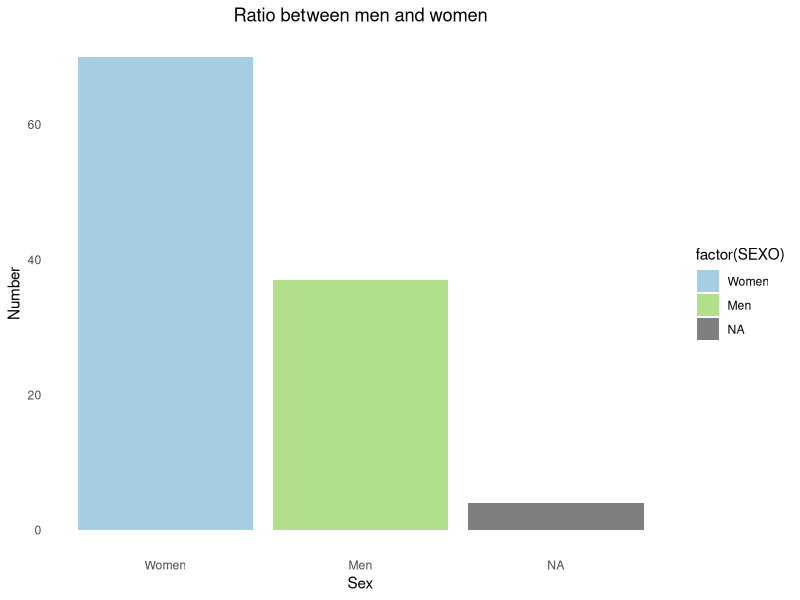

Write R code to recreate this figure. (Note: this script raises an error after producing the figure.)
## ---- chunk 1
require(readxl)
require(knitr)
require(dplyr)
require(ggplot2)
require(viridis)
## ---- chunk 2
adhd_df <- read_excel(path = "data/ADHD_MC.xlsx")
adhd_df
kable(adhd_df)
## ---- chunk 3
#Missing values from the adhd_df
nrow(adhd_df)
sum(is.na(adhd_df))
last_cols <- adhd_df[c('cubost','TMTAz','TMTBz')]
colSums(is.na(last_cols))
## ---- chunk 4
str(adhd_df)
## ---- chunk 5
clean_df <- adhd_df %>% select(-33)
clean_df
kable(clean_df)
## ---- chunk 6
pastel_colors <- c("#A6CEE3", "#B2DF8A")
labels <- c("Women", "Men")
ggplot(clean_df, aes(x = factor(SEXO), fill = factor(SEXO))) +
  geom_bar() +
  labs(title = "Ratio between men and women", x = "Sex", y = "Number") +
  scale_x_discrete(labels = c("Women", "Men")) +
  scale_fill_manual(values = pastel_colors, labels = labels) +
  theme_minimal() +
  theme(
    plot.title = element_text(hjust = 0.5),
    panel.grid.major = element_blank(),
    panel.grid.minor = element_blank()
  )
## ---- chunk 7
sex <- table(clean_df$SEXO)
women <- sex[1] / (sex[1] + sex[2]) * 100
men <- 100 - women
message <- sprintf("There were %.2f%% females.", women)
cat(message, "\n")
## ---- chunk 8
pastel_colors <- c("#A6CEE3", "#B2DF8A", "#D8BFD8")
labels <- c("control", "MCI", "ADHD")

ggplot(clean_df, aes(x = factor(DX), fill = factor(DX))) +
  geom_bar() +
  labs(title = "Ratio between clinical groups", x = "Clinical group", y = "Number") +
  scale_x_discrete(labels = c("control", "MCI", "ADHD")) +
  scale_fill_manual(values = pastel_colors, labels = labels) +  
  theme_minimal() +
  theme(
    plot.title = element_text(hjust = 0.5),  
    panel.grid.major = element_blank(),      
    panel.grid.minor = element_blank()       
  )
## ---- chunk 9
groups <- table(clean_df$DX)
control <- groups[1]/(groups[1]+groups[2]+groups[3])*100
mci <- groups[2]/(groups[1]+groups[2]+groups[3])*100
adhd <- 100 - (control+mci)

variables <- c("control", "mci", "adhd")
labels <- c("controls", "MSI patients", "ADHD patients")

for (i in seq_along(variables)) {
  message <- sprintf("There were %.2f%% %s.", get(variables[i]), labels[i])
  cat(message, "\n")
}
## ---- chunk 10
clean_df %>%
  mutate (Anxiety = factor(Anxiety,
                      levels = c('0','1'),
                      labels = c('anxiety', 'no anxiety'))) %>%
  mutate (DX = factor(DX,
                      levels = c('0','1','2'),
                      labels = c('control', 'MSI','ADHD'))) %>%
  mutate (SEXO = factor(SEXO,
                      levels = c('0','1'),
                      labels = c('women', 'men'))) %>%
  ggplot(aes(IDADE, `MEEM total`))+
  labs(x = "Mental age", y = "Total MEEM")+
  geom_point(aes(color=DX), alpha = 0.5)+
  geom_smooth(method = 'lm')+
  facet_grid(SEXO~Anxiety)
## ---- chunk 11
ggplot(clean_df, aes(x = factor(DX), y = Depression, fill = DX)) +
  geom_boxplot(alpha=0.5) +
  labs(x = "Clinical group", y = "Depression")+ 
  geom_point(aes(color=DX), alpha = 0.5)+
  geom_smooth()
## ---- chunk 12
summary_depression <- aggregate(Depression ~ DX, data = clean_df, function(x) c(mean = mean(x), sd = sd(x)))
summary_depression2 <- do.call(data.frame, summary_depression)
summary_depression2
## ---- chunk 13
ggplot(summary_depression2, aes(x = DX, y = Depression.mean, fill = DX)) +
  geom_bar(stat = "identity", position = position_dodge(width = 0.8)) +
  geom_errorbar(aes(ymin = Depression.mean - Depression.sd, ymax = Depression.mean + Depression.sd), width = 0.2, position = position_dodge(width = 0.8)) +
  labs(title = "Depression Summary by Clinical Group", x = "Clinical group", y = "Mean Depression Score") +
  theme_minimal() +
  theme(
    plot.title = element_text(hjust = 0.5),
    legend.position = "none" 
  )
## ---- chunk 14
clean_df %>%
  filter(cubos != '999') %>%                         #remove the outlier
  ggplot(aes(x = factor(DX), y = cubos, fill = DX)) +
  geom_boxplot(alpha=0.5) +
  labs(x = "Clinical group", y = "Cubos")+ 
  geom_point(aes(color=DX), alpha = 0.5)+
  geom_smooth()
## ---- chunk 15
summary_anxiety <- aggregate(Anxiety ~ DX, data = clean_df, function(x) c(mean = mean(x), sd = sd(x)))
summary_anxiety2 <- do.call(data.frame, summary_anxiety)
summary_anxiety2
## ---- chunk 16
ggplot(summary_anxiety2, aes(x = DX, y = Anxiety.mean, fill = DX)) +
  geom_bar(stat = "identity", position = position_dodge(width = 0.8)) +
  geom_errorbar(aes(ymin = Anxiety.mean - Anxiety.sd, ymax = Anxiety.mean + Anxiety.sd), width = 0.2, position = position_dodge(width = 0.8)) +
  labs(title = "Anxiety Summary by Clinical Group", x = "Clinical group", y = "Mean Anxiety Score") +
  theme_minimal() +
  theme(
    plot.title = element_text(hjust = 0.5),
    legend.position = "none" 
  )
## ---- chunk 17
ggplot(clean_df, aes(x = factor(DX), y = a1a5, fill = DX)) +
  geom_boxplot(alpha=0.5) +
  labs(x = "Clinical group", y = "a1a5")+ 
  geom_point(aes(color=DX), alpha = 0.5)+
  geom_smooth()
